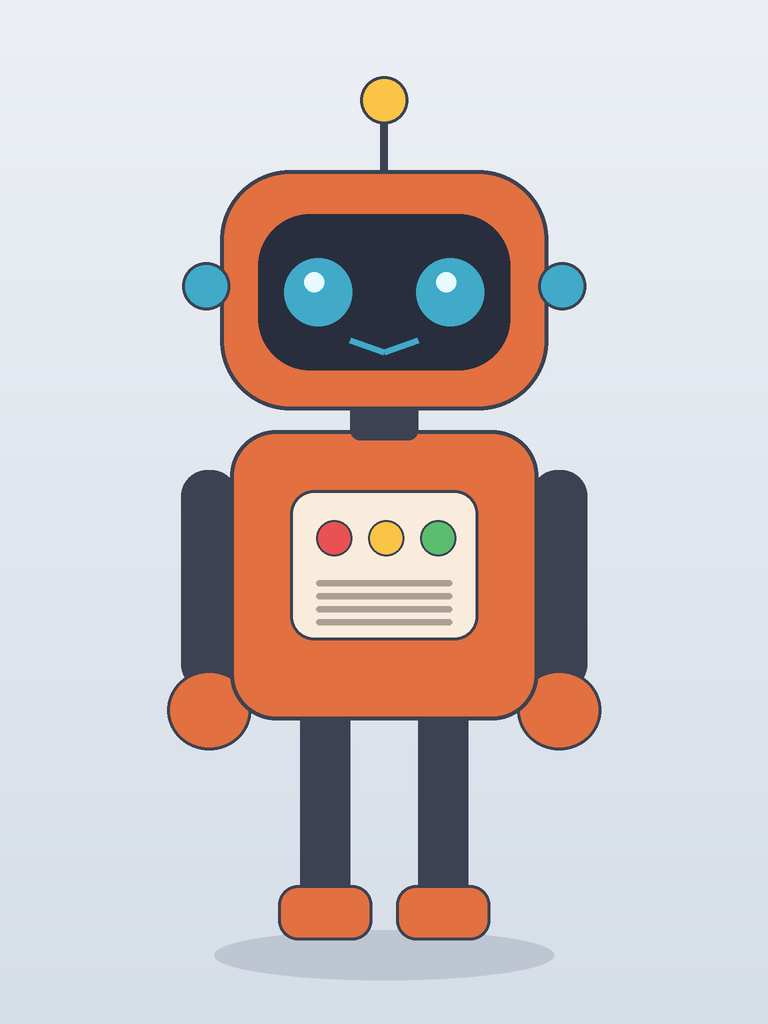
#> input picture examples/robot.png, 768 x 1024 px
$ python render_videos.py
#> lines starting #> are read from the running program, lines starting #| are printed output that depends on the picture; after the words box and inside, x2 and y2 are one past the last pixel; in counts of white or black regions, pixels touching at a corner belong together
"""Fake takes for the README screenshots: the robot of the examples (examples/robot.png, cut out) moving
on the beach or in the workshop (examples/beach.png, workshop.png). Writes out/videos/<scene>_<n>.mp4.
Needs Pillow and ffmpeg (the examples are in Encore's examples folder)."""
import math, os, random, subprocess, sys
from PIL import Image, ImageDraw

HERE = os.path.dirname(os.path.abspath(__file__))
OUT = os.path.join(HERE, "out")
W, H, N = 960, 544, 72


def cut_robot(path):
#> called with path = 'examples/robot.png'
    robot = Image.open(path).convert("RGB")
#> robot is the input picture: PIL image 768x1024 RGB; mean R, G, B 204.6, 195.1, 195.2
    mark = robot.copy(); w, h = mark.size
#> after `w, h = mark.size`: w = 768; h = 1024
    for xy in [(0, 0), (w - 1, 0), (0, h - 1), (w - 1, h - 1), (w // 2, 0), (5, h // 2), (w - 6, h // 2), (w // 2, int(h * 0.78))]:
        ImageDraw.floodfill(mark, xy, (255, 0, 255), thresh=40)
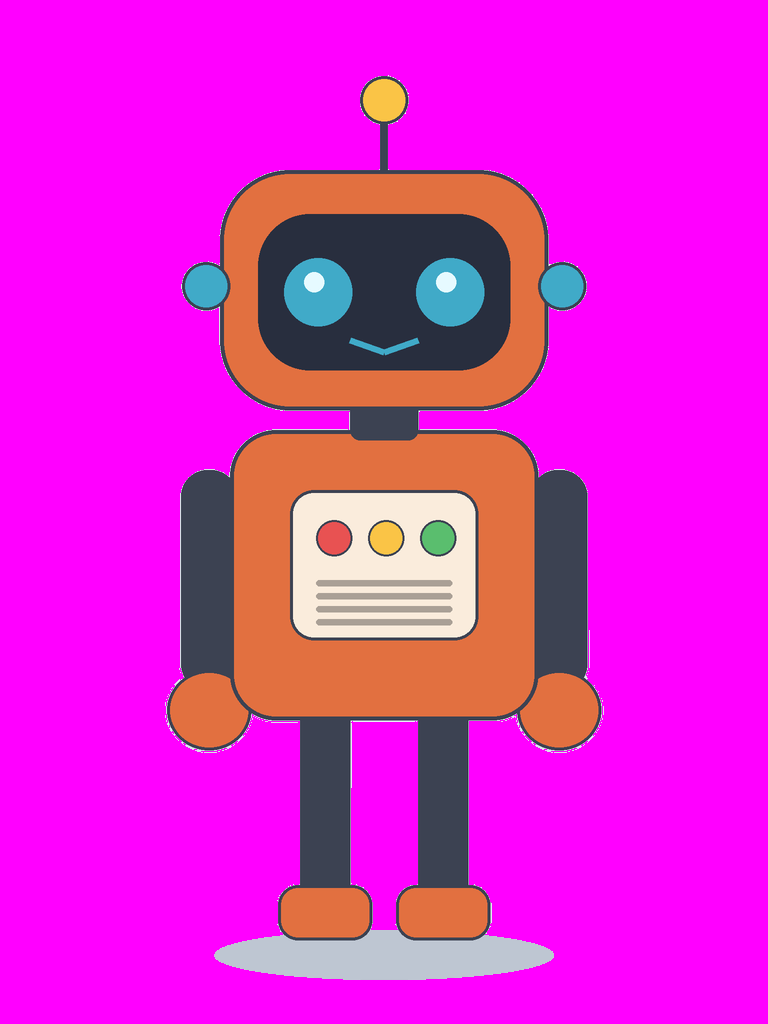
#> mark: PIL image 768x1024 RGB; mean R, G, B 225.7, 34.5, 206.9
    alpha = Image.new("L", (w, h), 255)
#> alpha: PIL image 768x1024 L; every value is 255
    mp, px = alpha.load(), mark.load()
    for y in range(h):
        for x in range(w):
            if px[x, y] == (255, 0, 255): mp[x, y] = 0
    out = robot.convert("RGBA"); out.putalpha(alpha)
#> after `out.putalpha(alpha)`:
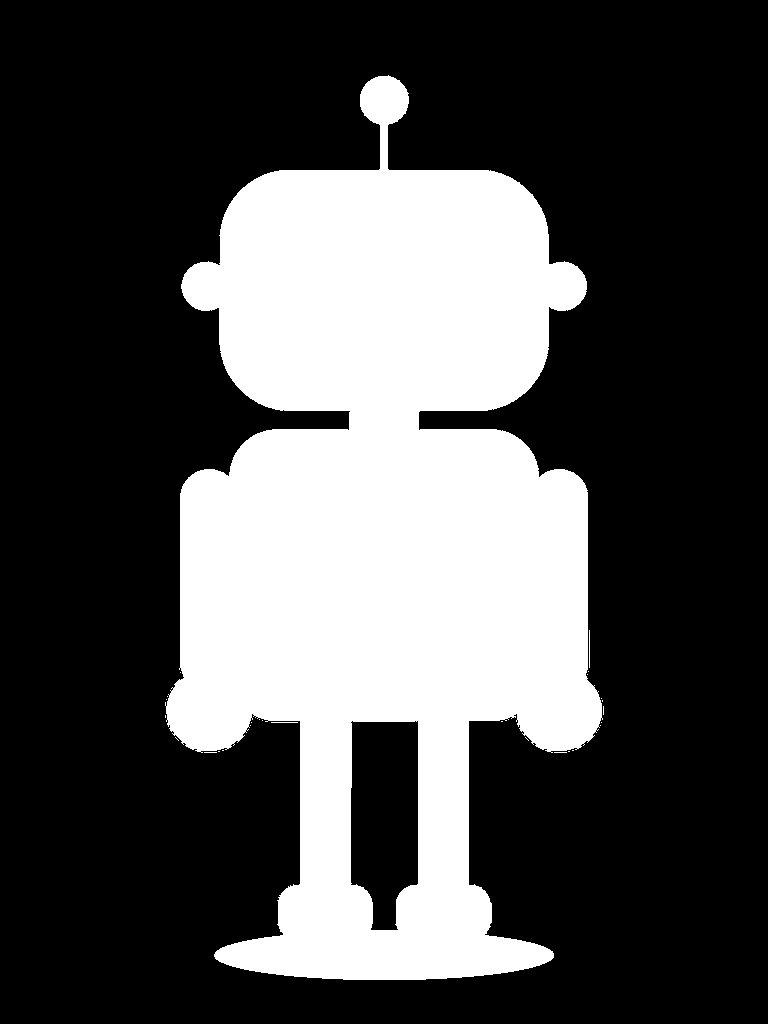
#> alpha: PIL image 768x1024 L; 30.4% white; 27 white regions (24 under 20 px), largest, box (x1, y1, x2, y2) and area: (165, 75, 603, 980) 239019, (589, 630, 590, 668) 38, (271, 722, 298, 723) 27
#> after `out.putalpha(alpha)`:
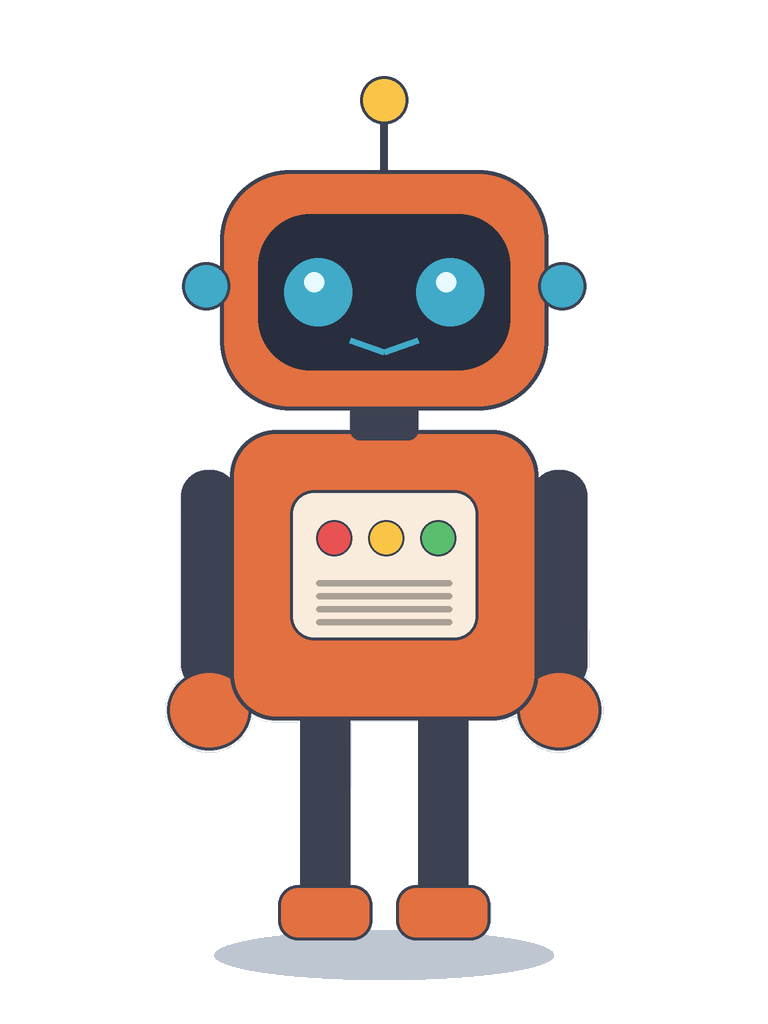
#> out: PIL image 768x1024 RGBA; mean R, G, B, A 204.6, 195.1, 195.2, 77.5; transparent parts drawn white
    return out.crop(out.getbbox())


def main():
    examples = os.path.join(os.path.dirname(os.path.dirname(os.path.dirname(os.path.abspath(__file__)))), "examples")
    robot = cut_robot(os.path.join(examples, "robot.png"))
    os.makedirs(os.path.join(OUT, "videos"), exist_ok=True)
    for scene in ("beach", "workshop"):
        bg = Image.open(os.path.join(examples, scene + ".png")).convert("RGB")
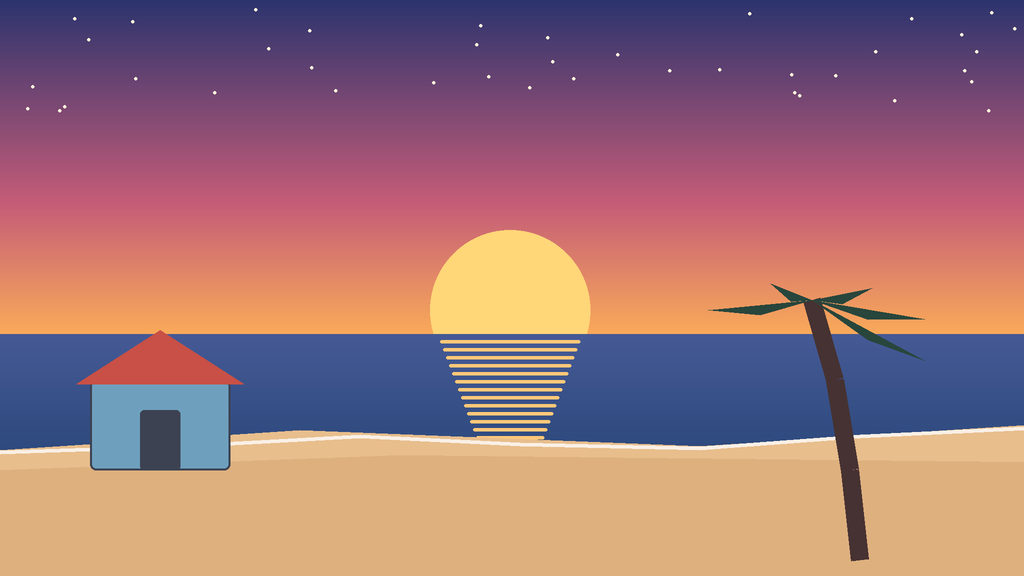
#> input picture examples/beach.png, 1024 x 576 px
#> bg is the input picture: PIL image 1024x576 RGB; mean R, G, B 158.6, 114.9, 119.9
        for k in range(5):
            dst = os.path.join(OUT, "videos", f"{scene}_{k}.mp4")
            if os.path.exists(dst): continue
            rnd = random.Random(f"{scene}{k}")
            scale, x0, dx = rnd.uniform(0.42, 0.6), rnd.uniform(0.12, 0.55), rnd.uniform(-0.12, 0.12)
            zoom0, dz = rnd.uniform(1.0, 1.08), rnd.uniform(0.02, 0.08)
            frames = os.path.join(OUT, "frames", f"{scene}{k}"); os.makedirs(frames, exist_ok=True)
            for f in range(N):
                t = f / (N - 1); z = zoom0 + dz * t
                bw, bh = int(W * z), int(H * z)
                fr = bg.resize((bw, bh)).crop(((bw - W) // 2, (bh - H) // 2, (bw - W) // 2 + W, (bh - H) // 2 + H))
                rh = int(H * scale * z); rb = robot.resize((int(robot.width * rh / robot.height), rh))
                fr.paste(rb, (int((x0 + dx * t) * W), int(H * 0.93 - rh + 6 * math.sin(t * math.pi * 4))), rb)
                fr.save(os.path.join(frames, f"{f:03d}.png"))
            subprocess.run(["ffmpeg", "-y", "-loglevel", "error", "-framerate", "24", "-i", os.path.join(frames, "%03d.png"),
                            "-f", "lavfi", "-i", "anullsrc=r=44100:cl=stereo", "-shortest", "-c:v", "libx264",
                            "-pix_fmt", "yuv420p", "-c:a", "aac", dst], check=True)
#> this loop made 1 pass
#> pass 1, in main, `fr.save(os.path.join(frames, f"{f:03d}.png"))`:
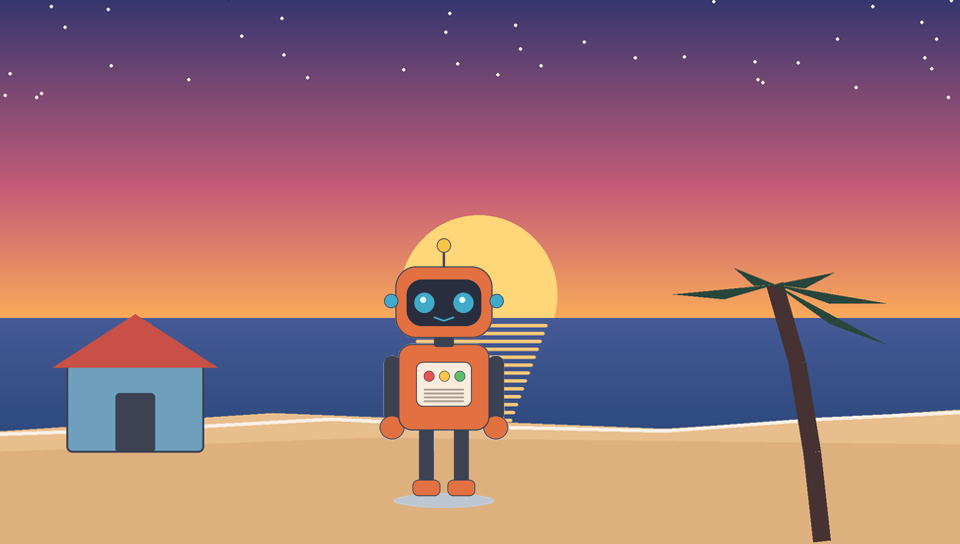
#> saved as 003.png: PIL image 960x544 RGB; mean R, G, B 158.9, 113.2, 118.6
#> after the loop:
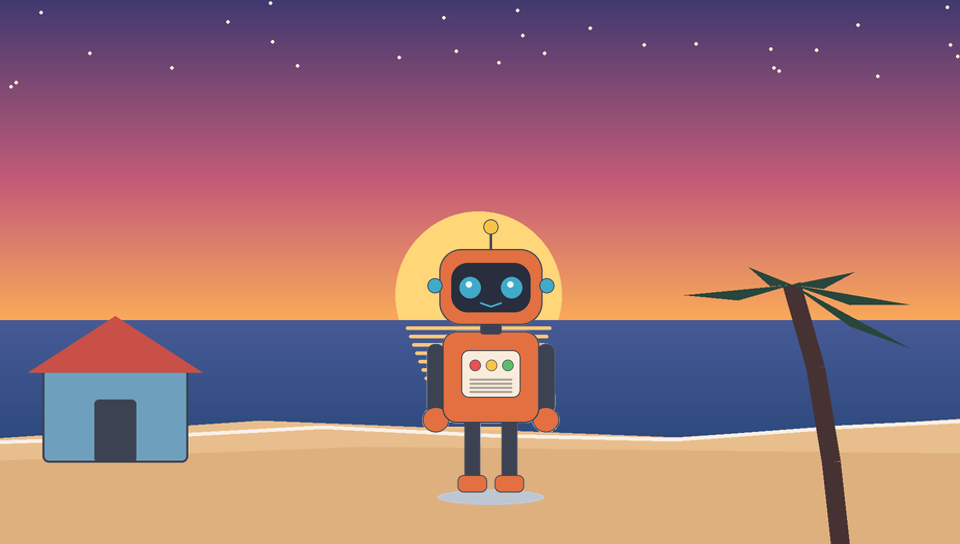
#> fr: PIL image 960x544 RGB; mean R, G, B 160, 113, 118.7
#> after the loop:
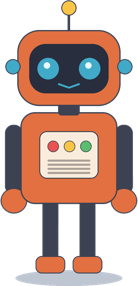
#> rb: PIL image 138x286 RGBA; mean R, G, B, A 99.1, 72, 62.3, 153.5; transparent parts drawn white


if __name__ == "__main__":
    main()
#> (the call stopped at in main, `subprocess.run(["ffmpeg", "-y", "-loglevel", "error", "-framerate", "2..`: subprocess is not available in this run)
